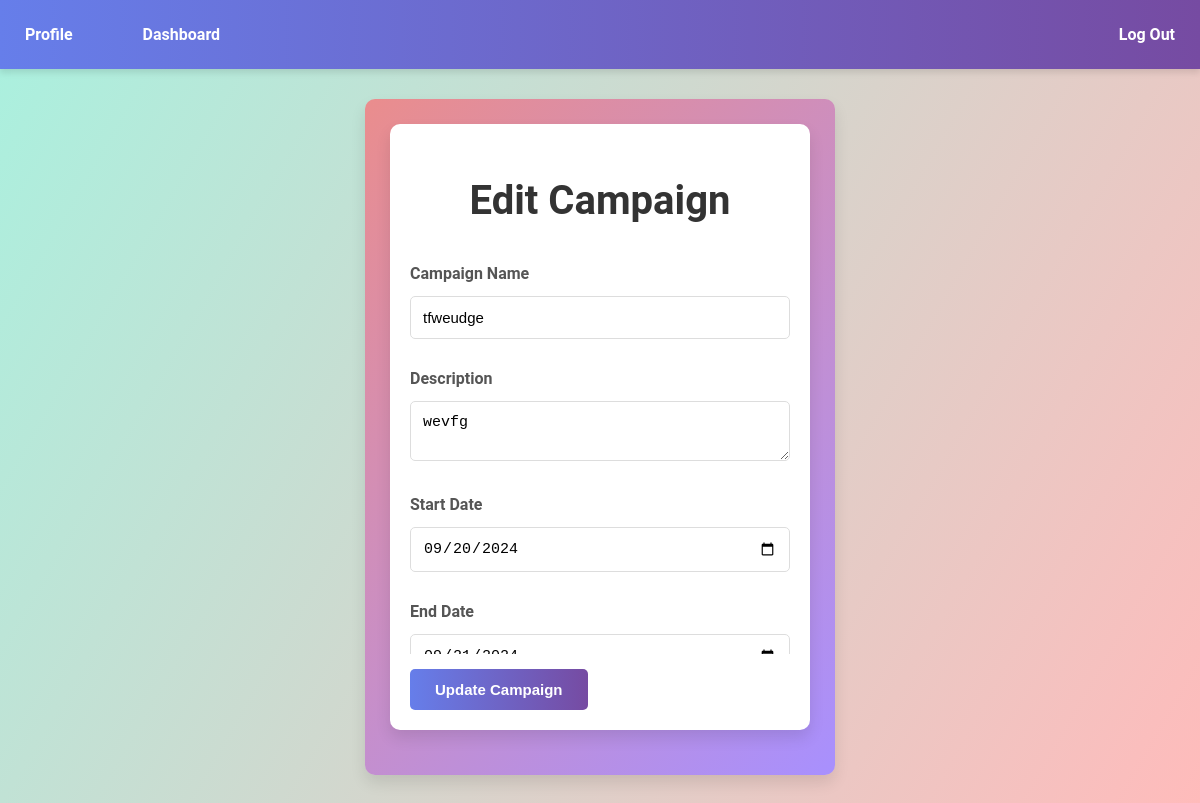
Page /edit_campaign/1 (signed in) on the committed database.
### app.py (models this page shows)
class Campaign(db.Model):
    id = db.Column(db.Integer, primary_key=True)
    name = db.Column(db.String(100), nullable=False)
    description = db.Column(db.String(500))
    start_date = db.Column(db.String(12))
    end_date = db.Column(db.String(12))
    budget = db.Column(db.Float)
    niche = db.Column(db.String(20))
    visibility = db.Column(db.String(10))
    goals = db.Column(db.String(500))
    sponsor_id = db.Column(db.Integer, db.ForeignKey('user.id'))
    is_flagged = db.Column(db.Boolean, default=False)
    requests = db.relationship('Request', backref='campaign', lazy=True, cascade="all, delete-orphan")

### app.py (the view, shortened to what this page needs)
@app.route('/edit_campaign/<int:campaign_id>', methods=['GET', 'POST'])
@login_required
def edit_campaign(campaign_id):
    campaign = Campaign.query.get_or_404(campaign_id)
    if current_user.role == 'sponsor' and campaign.sponsor_id == current_user.id:
        return render_template('edit_campaign.html', campaign=campaign)
    return redirect(url_for('dashboard'))

### app.py (called while the page is built)
@login_manager.user_loader
def load_user(user_id):
    return User.query.get(int(user_id))

### templates/edit_campaign.html (shortened to what this page needs)
<!DOCTYPE html>
<html lang="en">
<head>
    <link rel="stylesheet" href={{ url_for('static', filename="edit_campaign.css") }}>
</head>
<body>
    <nav>
        <div class="nav-left">
            <a href="{{ url_for('profile') }}">Profile</a>
            <a href="{{ url_for('dashboard') }}">Dashboard</a>
        </div>
        <div class="nav-right">
            <a href="{{ url_for('logout') }}">Log Out</a>
        </div>
    </nav>
    <div class="container">
        <div class="second card">
            <h2>Edit Campaign</h2>
            <form method="POST" action="{{ url_for('edit_campaign', campaign_id=campaign.id) }}">
                <div class="scrollable">
                    <label for="name">Campaign Name</label>
                    <input type="text" id="name" name="name" value="{{ campaign.name }}" required>
                    <label for="description">Description</label>
                    <textarea id="description" name="description" required>{{ campaign.description }}</textarea>
                    <label for="start_date">Start Date</label>
                    <input type="Date" id="start_date" name="start_date" value="{{ campaign.start_date }}" required>
                    <label for="end_date">End Date</label>
                    <input type="Date" id="end_date" name="end_date" value="{{ campaign.end_date }}" required>
                </div>
                <button type="submit" class="button">Update Campaign</button>
            </form>
        </div>
    </div>
</body>
</html>

### static/edit_campaign.css (style rules this page uses)
body { font-family: 'Roboto', sans-serif; background: linear-gradient(120deg, #A9F1DF , #FFBBBB); margin: 0; padding: 0; display: flex; flex-direction: column; align-items: center; color: #333; }
.card { background: #ffffff; border-radius: 10px; box-shadow: 0 8px 15px rgba(0, 0, 0, 0.1); padding: 20px; margin-bottom: 20px; }
.card { margin-top: 0; }
.scrollable { max-height: 400px; overflow-y: auto; }
.container { width: 35%; max-width: 1200px; margin: 30px auto; background: #ffffff; padding: 25px; border-radius: 10px; box-shadow: 0 8px 15px rgba(0, 0, 0, 0.1); background: linear-gradient(-225deg,#EA8D8D , #A890FE); }
nav { width: 100%; background: linear-gradient(90deg, #667eea, #764ba2); padding: 15px 0; display: flex; align-items: center; justify-content: space-between; position: sticky; top: 0; z-index: 1000; box-shadow: 0 4px 6px rgba(0, 0, 0, 0.1); }
.nav-left { display: flex; gap: 20px; }
.nav-right { display: flex; justify-content: flex-end; }
nav a { color: white; text-decoration: none; padding: 10px 25px; font-weight: bold; border-radius: 5px; transition: background 0.3s ease, color 0.3s ease; }
h2 { text-align: center; color: #333; margin-bottom: 30px; font-size: 2.5rem; }
form { margin-top: 20px; display: inline; }
label { display: block; margin: 10px 0 5px; color: #555; font-weight: bold; }
input[type="text"], textarea, select, input[type="Date"], input[type="number"] { width: 100%; padding: 12px; margin: 8px 0 20px; border-radius: 5px; border: 1px solid #ddd; font-size: 15px; box-sizing: border-box; }
textarea { resize: vertical; }
.button { display: inline-block; padding: 12px 25px; margin-top: 15px; background: linear-gradient(90deg, #667eea, #764ba2); color: white; text-decoration: none; border-radius: 5px; transition: background 0.3s ease, transform 0.2s ease; cursor: pointer; border: none; font-size: 15px; font-weight: bold; }

### rows in the picture
Campaign: name "tfweudge", description "wevfg", start_date "09/20/2024", end_date "09/21/2024"
